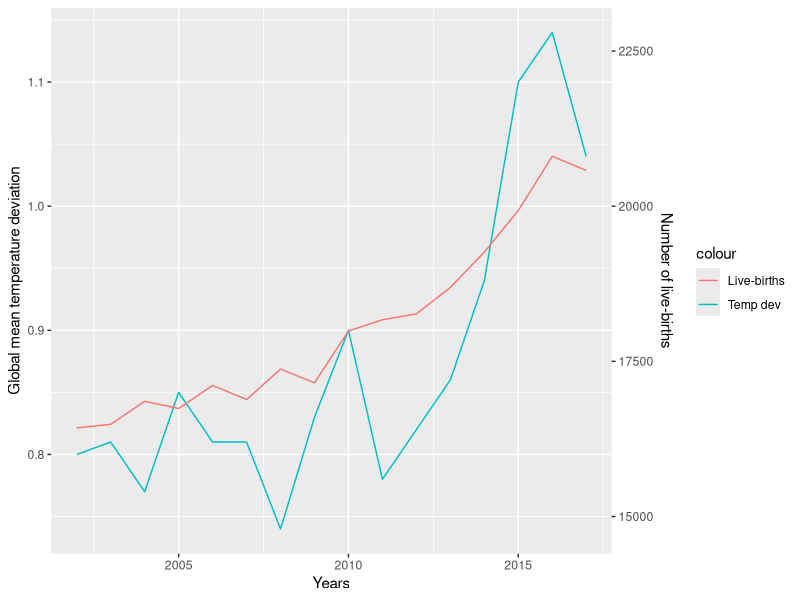
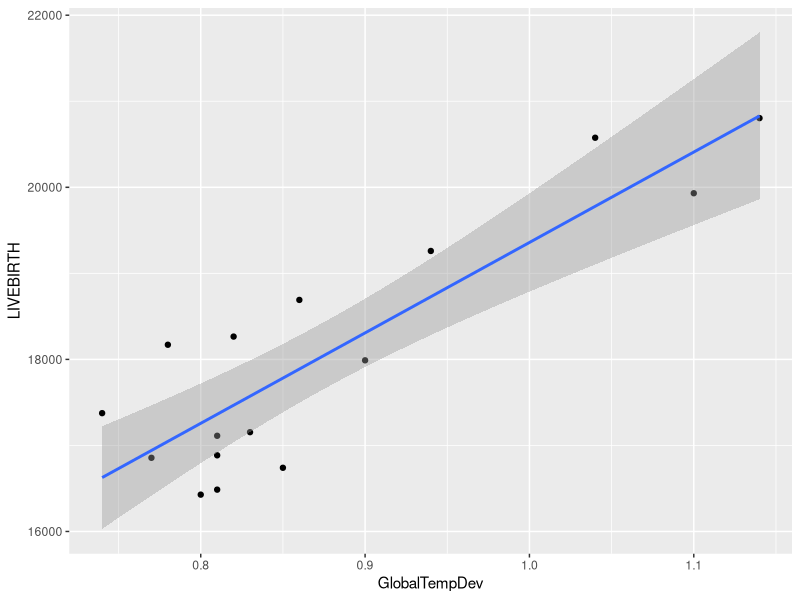

Write R code to recreate these figures, in order.
## ---- chunk 1
# Load libraries
library(ggplot2)
library(tidyverse)
library(corrplot)
## ---- chunk 2
# Load preprocessed and merged data
data <- read.csv2("./data/processed/mergedData.csv")
## ---- chunk 3
# First visualisation:
ggplot(data=data, aes(x=year, group=1)) +
  labs(y = "Global mean temperature deviation",
                x = "Years") +
  geom_line(aes(y = GlobalTempDev, colour = "Temp dev")) +
  geom_line(aes(y = LIVEBIRTH/20000, colour = "Live-births")) +
  scale_y_continuous(sec.axis = sec_axis(~.*20000, name = "Number of live-births"))
## ---- chunk 4
# Second visualisation:
ggplot(data=data, aes(x=GlobalTempDev, group=1)) +
  geom_point(aes(y = LIVEBIRTH)) +
  geom_smooth(mapping = aes(x = GlobalTempDev, y = LIVEBIRTH), method=lm)
